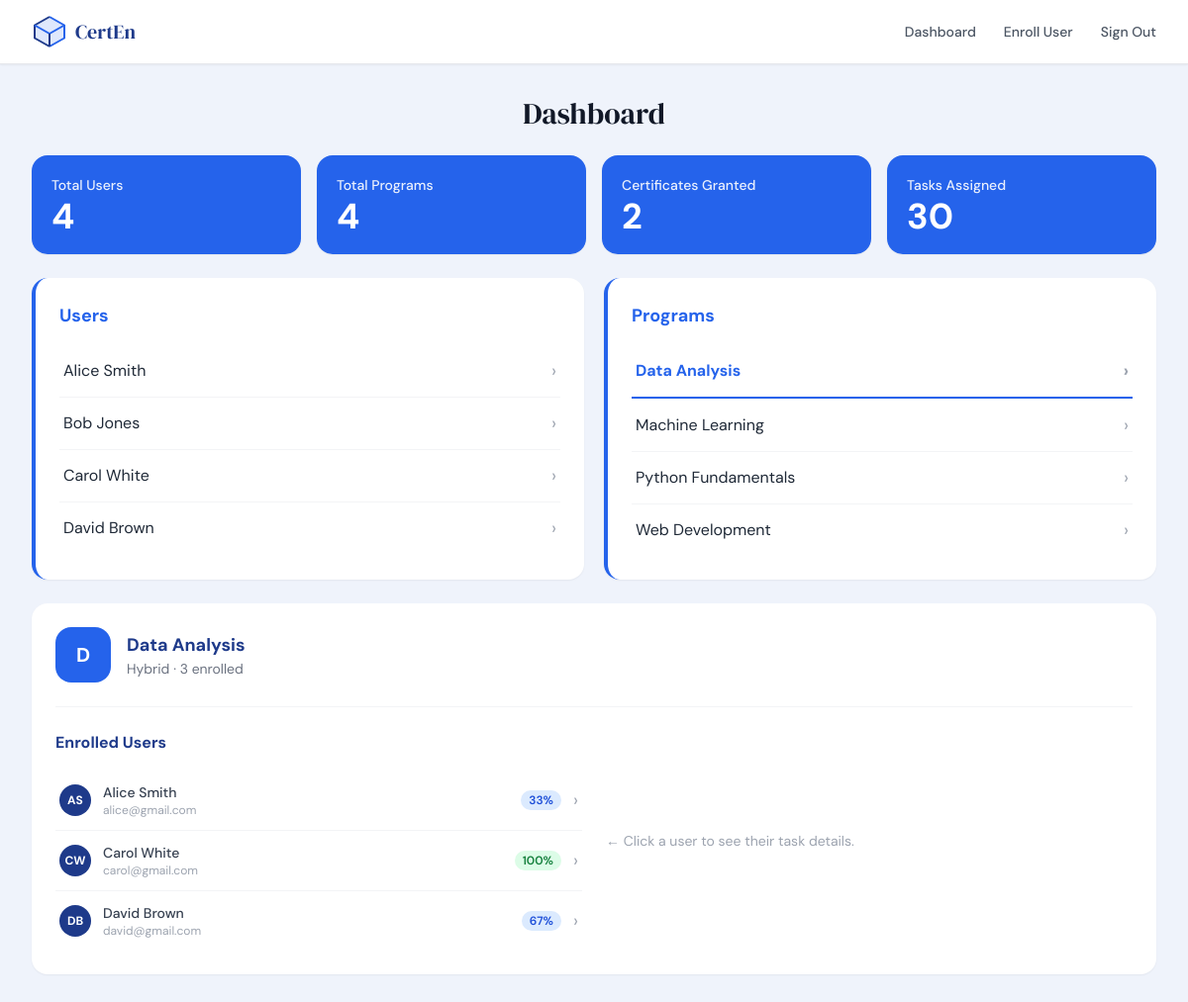
/admin?program_id=2&view=program, run on the app's committed database.
### models.py (models this page shows, shortened)
class User(db.Model):
    __tablename__ = "users"
    id         = db.Column(db.Integer, primary_key=True)
    first_name = db.Column(db.String(80),  nullable=False)
    last_name  = db.Column(db.String(80),  nullable=False)
    email      = db.Column(db.String(120), unique=True, nullable=False)
    dob        = db.Column(db.String(20))          # stored as "DD/MM/YYYY"
    is_admin   = db.Column(db.Boolean, default=False)
    created_at = db.Column(db.DateTime, default=lambda: datetime.now(timezone.utc))
    enrollments      = db.relationship("Enrollment",      back_populates="user", cascade="all, delete-orphan")
    task_completions = db.relationship("TaskCompletion",  back_populates="user", cascade="all, delete-orphan")
    certificates     = db.relationship("Certificate",     back_populates="user", cascade="all, delete-orphan")
    @property
    def full_name(self):
        return f"{self.first_name} {self.last_name}"
    @property
    def initials(self):
        return f"{self.first_name[0]}{self.last_name[0]}".upper()

class Program(db.Model):
    __tablename__ = "programs"
    id          = db.Column(db.Integer, primary_key=True)
    name        = db.Column(db.String(120), nullable=False)
    description = db.Column(db.Text)
    mode        = db.Column(db.String(20))   # Online / Offline / Hybrid
    created_at  = db.Column(db.DateTime, default=lambda: datetime.now(timezone.utc))
    enrollments  = db.relationship("Enrollment",  back_populates="program", cascade="all, delete-orphan")
    tasks        = db.relationship("Task",         back_populates="program", cascade="all, delete-orphan",
                                   order_by="Task.serial")
    certificates = db.relationship("Certificate", back_populates="program", cascade="all, delete-orphan")

### app.py (the view, shortened to what this page needs)
@app.route("/admin")
def admin_dashboard():
    selected_user_id    = request.args.get("user_id",    type=int)
    selected_program_id = request.args.get("program_id", type=int)
    view_mode           = request.args.get("view", "user")   # "user" | "program"
    users    = User.query.filter_by(is_admin=False).order_by(User.first_name).all()
    programs = Program.query.order_by(Program.name).all()
    selected_user    = User.query.get(selected_user_id)    if selected_user_id    else None
    selected_program = Program.query.get(selected_program_id) if selected_program_id else None
    stats = {
        "total_users":           User.query.filter_by(is_admin=False).count(),
        "total_programs":        Program.query.count(),
        "certificates_granted":  Certificate.query.filter_by(status="granted").count(),
        "tasks_assigned":        TaskCompletion.query.count(),
    }
    user_enrolled_programs = []
    user_task_rows         = []
    user_program_cert      = None
    program_enrolled_users = []
    program_task_rows      = []
    program_detail_user    = None
    program_detail_cert    = None   # cert for prog_detail_user in this program
    prog_detail_user_id    = request.args.get("prog_user_id", type=int)
    if selected_program and view_mode == "program":
        for enr in selected_program.enrollments:
            program_enrolled_users.append({
                "id":       enr.user.id,
                "name":     enr.user.full_name,
                "initials": enr.user.initials,
                "email":    enr.user.email,
                "progress": enr.progress,
            })
    return render_template(
        "admin_dashboard.html",
        stats=stats,
        users=users,
        programs=programs,
        selected_user=selected_user,
        selected_program=selected_program,
        view_mode=view_mode,
        user_enrolled_programs=user_enrolled_programs,
        user_task_rows=user_task_rows,
        user_program_cert=user_program_cert,
        program_enrolled_users=program_enrolled_users,
        program_task_rows=program_task_rows,
        program_detail_user=program_detail_user,
        program_detail_cert=program_detail_cert,
        prog_detail_user_id=prog_detail_user_id,
    )

### models.py (called while the page is built)
    @property
    def progress(self):
        total = len(self.program.tasks)
        if total == 0:
            return 0
        completed = TaskCompletion.query.filter_by(
            user_id=self.user_id, status="C"
        ).join(Task).filter(Task.program_id == self.program_id).count()
        return round((completed / total) * 100)

### templates/admin_dashboard.html (shortened to what this page needs)
{% extends "base.html" %}
{% block nav_links %}
  <a href="{{ url_for('admin_dashboard') }}"
     class="text-sm font-medium text-gray-600 hover:text-primary hover:underline hover:underline-offset-4 transition-colors">Dashboard</a>
  <a href="{{ url_for('register') }}"
     class="text-sm font-medium text-gray-600 hover:text-primary hover:underline hover:underline-offset-4 transition-colors">Enroll User</a>
  <a href="{{ url_for('signout') }}"
     class="text-sm font-medium text-gray-600 hover:text-primary hover:underline hover:underline-offset-4 transition-colors">Sign Out</a>
{% endblock %}
{% block content %}
<div class="max-w-7xl mx-auto px-4 sm:px-6 lg:px-8 py-8 space-y-6">
  <h2 class="font-serif text-3xl text-center text-gray-900">Dashboard</h2>
  <div class="grid grid-cols-2 lg:grid-cols-4 gap-4">
    {% for label, value in [
        ('Total Users',          stats.total_users),
        ('Total Programs',       stats.total_programs),
        ('Certificates Granted', stats.certificates_granted),
        ('Tasks Assigned',       stats.tasks_assigned),
      ] %}
    <div class="bg-primary text-white rounded-2xl p-5 shadow-sm">
      <p class="text-sm font-medium opacity-90 mb-1">{{ label }}</p>
      <p class="text-4xl font-bold leading-none">{{ value }}</p>
    </div>
    {% endfor %}
  </div>
  <div class="grid grid-cols-1 md:grid-cols-2 gap-5">
    <div class="bg-white rounded-2xl shadow-sm border-l-4 border-primary p-6">
      <h3 class="text-lg font-bold text-primary mb-4">Users</h3>
      <ul class="divide-y divide-gray-100">
        {% for user in users %}
        <li>
          <a href="{{ url_for('admin_dashboard', user_id=user.id, view='user') }}"
             class="flex justify-between items-center py-3 px-1 transition-colors
               {% if selected_user and selected_user.id == user.id and view_mode == 'user' %}
                 text-primary font-bold border-b-2 border-primary
               {% else %}
                 text-gray-800 hover:text-primary
               {% endif %}">
            {{ user.full_name }}
            <span class="text-gray-400 text-lg">›</span>
          </a>
        </li>
        {% endfor %}
      </ul>
    </div>
    <div class="bg-white rounded-2xl shadow-sm border-l-4 border-primary p-6">
      <h3 class="text-lg font-bold text-primary mb-4">Programs</h3>
      <ul class="divide-y divide-gray-100">
        {% for program in programs %}
        <li>
          <a href="{{ url_for('admin_dashboard', program_id=program.id, view='program') }}"
             class="flex justify-between items-center py-3 px-1 transition-colors
               {% if selected_program and selected_program.id == program.id and view_mode == 'program' %}
                 text-primary font-bold border-b-2 border-primary
               {% else %}
                 text-gray-800 hover:text-primary
               {% endif %}">
            {{ program.name }}
            <span class="text-gray-400 text-lg">›</span>
          </a>
        </li>
        {% endfor %}
      </ul>
    </div>
  </div>
  {% if selected_program and view_mode == 'program' %}
  <div class="bg-white rounded-2xl shadow-sm p-6 space-y-6">
    <div class="flex items-center gap-4">
      <div class="w-14 h-14 rounded-2xl bg-primary text-white flex items-center justify-center font-bold text-xl shrink-0">
        {{ selected_program.name[0] }}
      </div>
      <div>
        <h3 class="text-lg font-bold text-navy">{{ selected_program.name }}</h3>
        <p class="text-sm text-gray-500">{{ selected_program.mode }} · {{ program_enrolled_users | length }} enrolled</p>
      </div>
    </div>
    <div class="grid grid-cols-1 md:grid-cols-2 gap-6 border-t border-gray-100 pt-6">
      <div>
        <h4 class="font-bold text-navy mb-4">Enrolled Users</h4>
        {% if program_enrolled_users %}
          <ul class="divide-y divide-gray-100">
            {% for pu in program_enrolled_users %}
            <li>
              <a href="{{ url_for('admin_dashboard', program_id=selected_program.id, view='program', prog_user_id=pu.id) }}"
                 class="flex items-center gap-3 py-3 px-1 transition-colors
                   {% if prog_detail_user_id == pu.id %}text-primary font-bold{% else %}text-gray-700 hover:text-primary{% endif %}">
                <div class="w-8 h-8 rounded-full bg-navy text-white flex items-center justify-center text-xs font-bold shrink-0">
                  {{ pu.initials }}
                </div>
                <div class="flex-1 min-w-0">
                  <p class="text-sm font-medium truncate">{{ pu.name }}</p>
                  <p class="text-xs text-gray-400 truncate">{{ pu.email }}</p>
                </div>
                <span class="text-xs font-semibold px-2 py-0.5 rounded-full
                  {% if pu.progress == 100 %}bg-green-100 text-green-700
                  {% elif pu.progress > 0 %}bg-blue-100 text-blue-700
                  {% else %}bg-gray-100 text-gray-500{% endif %}">
                  {{ pu.progress }}%
                </span>
                <span class="text-gray-400 text-lg">›</span>
              </a>
            </li>
            {% endfor %}
          </ul>
        {% else %}
          <p class="text-sm text-gray-400">No users enrolled in this program yet.</p>
        {% endif %}
      </div>
      {% if program_detail_user %}
      <div>
        <h4 class="font-bold text-navy mb-1">
          {{ program_detail_user.full_name }}'s Tasks — {{ selected_program.name }}
        </h4>
        <div class="overflow-x-auto">
          <table class="w-full text-sm">
            <thead>
              <tr class="border-b border-gray-200">
                <th class="text-left py-2 px-2 font-bold text-gray-800">Serial</th>
                <th class="text-left py-2 px-2 font-bold text-gray-800">Task Name</th>
                <th class="text-left py-2 px-2 font-bold text-gray-800">Due Date</th>
                <th class="text-left py-2 px-2 font-bold text-gray-800">Status</th>
              </tr>
            </thead>
            <tbody>
              {% for row in program_task_rows %}
              <tr class="border-b border-gray-50">
                <td class="py-3 px-2 text-gray-600">{{ row.serial }}</td>
                <td class="py-3 px-2 text-gray-600">{{ row.name }}</td>
                <td class="py-3 px-2 text-gray-600">{{ row.due_date }}</td>
                <td class="py-3 px-2 status-{{ row.status | lower }}">{{ row.status }}</td>
              </tr>
              {% endfor %}
            </tbody>
          </table>
        </div>
        <div class="flex justify-end mt-4">
          {% if program_detail_cert and program_detail_cert.status == 'granted' %}
            <a href="{{ url_for('view_certificate', user_id=program_detail_user.id, program_id=selected_program.id) }}"
               target="_blank"
               class="inline-flex items-center gap-2 bg-green-500 text-white font-semibold
                      rounded-full px-6 py-2 text-sm hover:bg-green-600 transition-colors">
              <svg class="w-4 h-4" fill="none" stroke="currentColor" viewBox="0 0 24 24">
                <path stroke-linecap="round" stroke-linejoin="round" stroke-width="2"
                      d="M9 12l2 2 4-4M7 21h10a2 2 0 002-2V5a2 2 0 00-2-2H7a2 2 0 00-2 2v14a2 2 0 002 2z"/>
              </svg>
              View Certificate
            </a>
          {% else %}
            <form action="{{ url_for('grant_certificate') }}" method="POST">
              <input type="hidden" name="user_id"    value="{{ program_detail_user.id }}" />
              <input type="hidden" name="program_id" value="{{ selected_program.id }}" />
              <input type="hidden" name="view"       value="program" />
              <button type="submit"
                      class="bg-gray-300 text-gray-600 font-semibold rounded-full px-6 py-2 text-sm
                             hover:bg-primary hover:text-white transition-colors">
                Grant Certificate
              </button>
            </form>
          {% endif %}
        </div>
      </div>
      {% else %}
        <p class="text-sm text-gray-400 self-center">← Click a user to see their task details.</p>
      {% endif %}
    </div>
  </div>
  {% endif %}
</div>
{% endblock %}

### templates/base.html (style rules this page uses)
body { font-family: 'DM Sans', sans-serif; }

### data on the page
User: full_name "Alice Smith", initials "AS", name "Alice Smith", email "alice@gmail.com", progress "33"
User: full_name "Bob Jones"
User: full_name "Carol White", initials "CW", name "Carol White", email "carol@gmail.com", progress "100"
User: full_name "David Brown", initials "DB", name "David Brown", email "david@gmail.com", progress "67"
Program: name "Data Analysis", name "D", mode "Hybrid"
Program: name "Machine Learning"
Program: name "Python Fundamentals"
Program: name "Web Development"

### other printed values
{{ label }} "Total Users" "Total Programs" "Certificates Granted" "Tasks Assigned"
{{ value }} "4" "4" "2" "30"
{{ program_enrolled_users | length }} "3"
